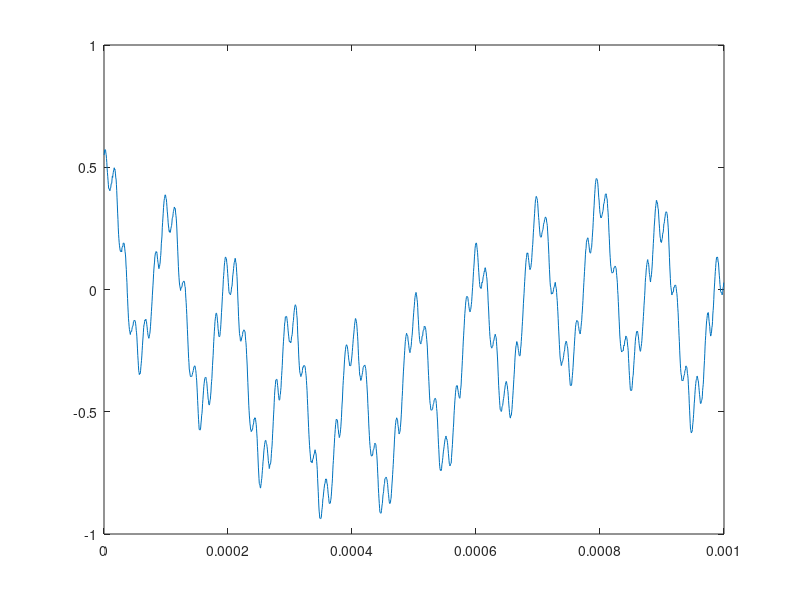
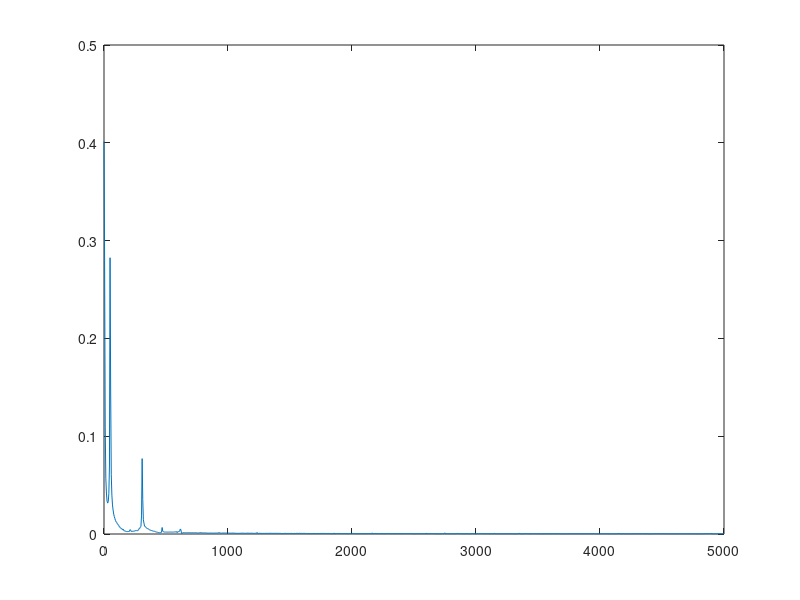
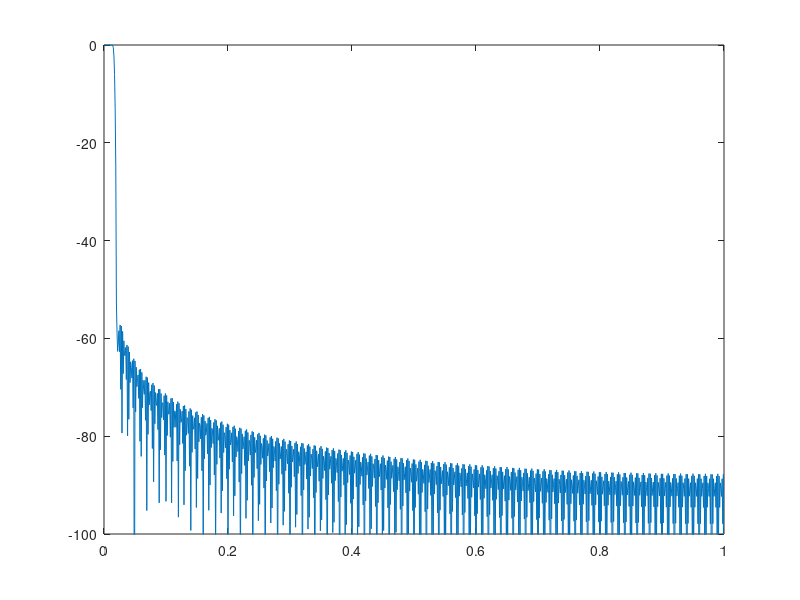
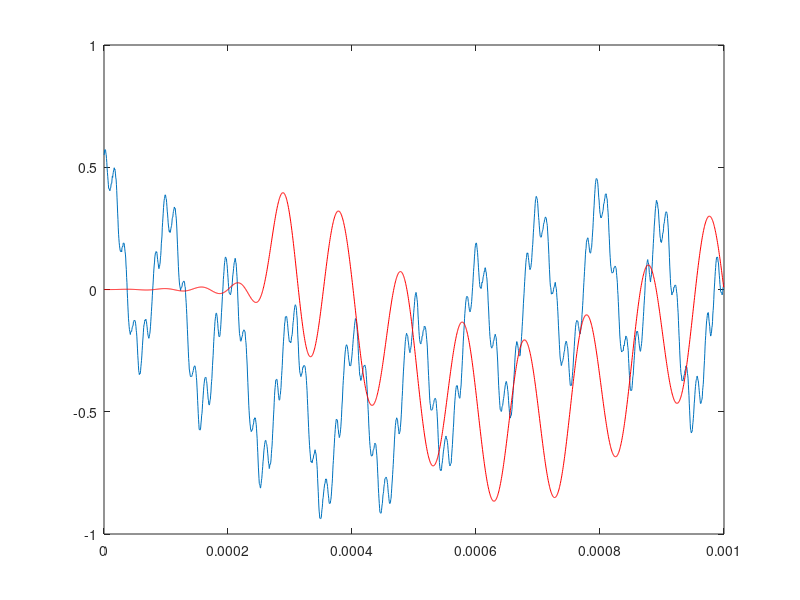

The MATLAB script that drew these images, in order: (Note: this script raises an error after producing the figures.)
clear;clc;
close all
addpath('./Sinais para filtrar');
%% Declaracao Sinal
scope=importdata('scope.csv');
t=scope(:,1);
y=scope(:,2);
t=t-t(1);
figure
plot(t,y)
L=length(y);
Fs=10000;
op=7; %Hz
os=10;%Hz
wp=(op/1000)*2*pi;
ws=(os/1000)*2*pi;
Rp=1;
As=50;
NFFT = 2^nextpow2(L);
Y = fft(y,NFFT)/L;
f = Fs/2*linspace(0,1,NFFT/2+1);
figure
plot(f,2*abs(Y(1:NFFT/2+1)))

%% Filtro FIR


wc=(wp+ws)/2;
bt=ws-wp;
M=round((6.6*pi)/bt);
alfa=(M-1)/2;
n=0:M-1;
hdn=(sin(wc*(n-alfa)))./(pi*(n-alfa));
jan=hamming(M);
h=hdn.*jan';
w=0:pi/1000:pi;
H=freqz(h,1,w);
Hmag=20*log10(abs(H)/max(abs(H)));
Hfase=angle(H);
figure
plot(w/pi,Hmag)
axis([0 1 -100 0])
[yf]=filter(h,1,y);
figure
plot(t,y,t,yf,'r')
yf1=conv(h,y);
figure
plot(t,y,t,yf1(1:2000),'g');
Hg=grpdelay(h,1,w);
figure
stem(n,hdn)
figure
stem(n,h)
figure
plot(w/pi,Hg)

%% Filtro IRR

Wp=.6*pi;
Ws=.4586*pi;
Wplp=.006*pi;
Wslp=.01*pi;

T=.1;

Op=(2/T)*tan(Wplp/2);
Os=(2/T)*tan(Wslp/2);
E=sqrt(10^(Rp/10)-1);
A=10^(As/20);

for i=1:1
    cheab=1;
switch cheab
    case 1  %Cheab 1
        Oc=Op;
        Or=Os/Op;
        G=sqrt((A^2-1)/E^2);
        M=round((log10(G+sqrt(G^2-1)))/(log10(Or+sqrt(Or^2-1))));
        [Z,P,K]=cheb1ap(M,Rp);
        denn=real(poly(P));
        numn=real(poly(Z));
        den=real(poly(P*Oc));
        K=K*den(end)/denn(end);
        num=K*numn;
        w=0:pi/1000:pi;
        [numd,dend]=bilinear(num,den,1/T);
        alfa=-(cos((Wplp+wp)/2))/(cos((Wplp-wp)/2));
        Nz=-[alfa 1];
        Dz=[1 alfa];
        [numpa,denpa]=mapeamento(numd,dend,Nz,Dz);
        H=freqz(numpa,denpa,w);
        Hmag=20*log10(abs(H)/max(abs(H)));
        [haa,xx,tt]=impulse(numpa,denpa);
        [yf]=filter(haa,1,y);
        figure
        plot(t,y,t,yf,'r')    
        figure
        plot(w/pi,Hmag)
        figure
        plot(w/pi,angle(H))
    case 2  %Cheab 2
        Oc=Os;
        Or=Os/Op;
        G=sqrt((A^2-1)/E^2);
        M=ceil((log10(G+sqrt(G^2-1)))/(log10(Or+sqrt(Or^2-1))));
        NN=ceil((log10((10^(Rp/10)-1)/(10^(As/10)-1)))/(2*log10(Op/Os)));
        [Z,P,K]=cheb2ap(M,As);
        denn=real(poly(P));
        numn=real(poly(Z));
        den=real(poly(P*Oc));
        num=real(poly(Z*Oc));
        K=K*((den(end)/denn(end))*(numn(end)/num(end)));
        num=num*K;
        w=0:pi/1000:pi;
        [numd,dend]=bilinear(num,den,1/T);
        alfa=-(cos((Wplp+wp)/2))/(cos((Wplp-wp)/2));
        Nz=-[alfa 1];
        Dz=[1 alfa];
        [numpa,denpa]=mapeamento(numd,dend,Nz,Dz);
        H=freqz(numpa,denpa,w);
        Hmag=20*log10(abs(H)/max(abs(H)));
        h=impulse(tf(numpa,denpa));
        [yf]=filter(h,1,y);
        figure
        plot(t,y,t,yf,'r')
    case 3  %Ellip
        Oc=Op;
        k=Op/Os;
        k1=E/sqrt(A^2-1);
        G=sqrt((A^2-1)/E^2);
        M=ceil((ellipke(k)*ellipke(sqrt(1-k1^2)))/(ellipke(k1)*ellipke(1-k^2)));
        [Z,P,K]=ellipap(M,Rp,As);
        denn=real(poly(P));
        numn=real(poly(Z));
        den=real(poly(P*Oc));
        num=real(poly(Z*Oc));
        K=K*((den(end)/denn(end))*(numn(end)/num(end)));
        num=num*K;
        w=0:pi/1000:pi;
end
w=0:pi/1000:pi;
% H=freqs(num,den,w);
% Hmag=20*log10(abs(H)/max(abs(H)));
% Hfase=angle(H);
% % subplot(3,2,2*i-1)
% plot(w/pi,Hmag);
% subplot(3,2,2*i)
% plot(w/pi,Hfase)
end

figure
plot(w/pi,Hmag)
figure
plot(w/pi,angle(H))


